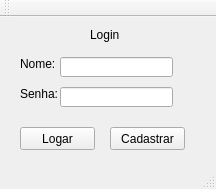
<?xml version="1.0" encoding="UTF-8"?>
<ui version="4.0">
 <class>MainWindow</class>
 <widget class="QMainWindow" name="MainWindow">
  <property name="geometry">
   <rect>
    <x>0</x>
    <y>0</y>
    <width>216</width>
    <height>189</height>
   </rect>
  </property>
  <property name="windowTitle">
   <string>MainWindow</string>
  </property>
  <widget class="QWidget" name="centralWidget">
   <widget class="QLabel" name="label">
    <property name="geometry">
     <rect>
      <x>90</x>
      <y>10</y>
      <width>51</width>
      <height>16</height>
     </rect>
    </property>
    <property name="text">
     <string>Login</string>
    </property>
   </widget>
   <widget class="QLabel" name="label_2">
    <property name="geometry">
     <rect>
      <x>20</x>
      <y>40</y>
      <width>47</width>
      <height>13</height>
     </rect>
    </property>
    <property name="text">
     <string>Nome:</string>
    </property>
   </widget>
   <widget class="QLabel" name="label_3">
    <property name="geometry">
     <rect>
      <x>20</x>
      <y>70</y>
      <width>47</width>
      <height>13</height>
     </rect>
    </property>
    <property name="text">
     <string>Senha:</string>
    </property>
   </widget>
   <widget class="QLineEdit" name="txtNome">
    <property name="geometry">
     <rect>
      <x>60</x>
      <y>40</y>
      <width>113</width>
      <height>20</height>
     </rect>
    </property>
   </widget>
   <widget class="QLineEdit" name="txtSenha">
    <property name="geometry">
     <rect>
      <x>60</x>
      <y>70</y>
      <width>113</width>
      <height>20</height>
     </rect>
    </property>
   </widget>
   <widget class="QPushButton" name="btnLogar">
    <property name="geometry">
     <rect>
      <x>20</x>
      <y>110</y>
      <width>75</width>
      <height>23</height>
     </rect>
    </property>
    <property name="text">
     <string>Logar</string>
    </property>
   </widget>
   <widget class="QPushButton" name="btnCadastrar">
    <property name="geometry">
     <rect>
      <x>110</x>
      <y>110</y>
      <width>75</width>
      <height>23</height>
     </rect>
    </property>
    <property name="text">
     <string>Cadastrar</string>
    </property>
   </widget>
  </widget>
  <widget class="QMenuBar" name="menuBar">
   <property name="geometry">
    <rect>
     <x>0</x>
     <y>0</y>
     <width>216</width>
     <height>21</height>
    </rect>
   </property>
  </widget>
  <widget class="QToolBar" name="mainToolBar">
   <attribute name="toolBarArea">
    <enum>TopToolBarArea</enum>
   </attribute>
   <attribute name="toolBarBreak">
    <bool>false</bool>
   </attribute>
  </widget>
  <widget class="QStatusBar" name="statusBar"/>
 </widget>
 <layoutdefault spacing="6" margin="11"/>
 <resources/>
 <connections/>
</ui>
